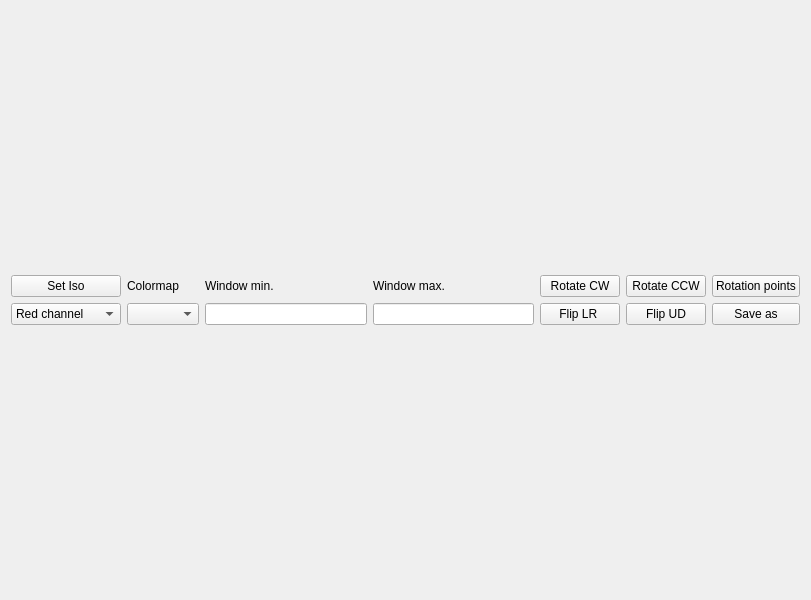
<?xml version="1.0" encoding="UTF-8"?>
<ui version="4.0">
 <class>imageForm</class>
 <widget class="QWidget" name="imageForm">
  <property name="geometry">
   <rect>
    <x>0</x>
    <y>0</y>
    <width>811</width>
    <height>600</height>
   </rect>
  </property>
  <property name="windowTitle">
   <string>Form</string>
  </property>
  <layout class="QVBoxLayout" name="verticalLayout">
   <item>
    <layout class="QVBoxLayout" name="verticalLayout_2">
     <item>
      <layout class="QGridLayout" name="gridLayout">
       <item row="1" column="0">
        <widget class="QComboBox" name="channel_box">
         <property name="toolTip">
          <string>&lt;html&gt;&lt;head/&gt;&lt;body&gt;&lt;p&gt;&lt;span style=&quot; font-weight:600;&quot;&gt;Select image channel&lt;/span&gt;&lt;/p&gt;&lt;/body&gt;&lt;/html&gt;</string>
         </property>
         <item>
          <property name="text">
           <string>Red channel</string>
          </property>
         </item>
         <item>
          <property name="text">
           <string>Green channel</string>
          </property>
         </item>
         <item>
          <property name="text">
           <string>Blue channel</string>
          </property>
         </item>
        </widget>
       </item>
       <item row="1" column="8">
        <widget class="QPushButton" name="button_flipud">
         <property name="toolTip">
          <string>&lt;html&gt;&lt;head/&gt;&lt;body&gt;&lt;p&gt;Vertical mirror.&lt;/p&gt;&lt;/body&gt;&lt;/html&gt;</string>
         </property>
         <property name="text">
          <string>Flip UD</string>
         </property>
         <property name="icon">
          <iconset resource="icons.qrc">
           <normaloff>:/icons/FUD.png</normaloff>:/icons/FUD.png</iconset>
         </property>
        </widget>
       </item>
       <item row="1" column="12">
        <widget class="QPushButton" name="save_as">
         <property name="toolTip">
          <string>&lt;html&gt;&lt;head/&gt;&lt;body&gt;&lt;p&gt;Save image as film2dose *.ftd&lt;/p&gt;&lt;/body&gt;&lt;/html&gt;</string>
         </property>
         <property name="text">
          <string>Save as</string>
         </property>
         <property name="icon">
          <iconset resource="icons.qrc">
           <normaloff>:/icons/export.png</normaloff>:/icons/export.png</iconset>
         </property>
        </widget>
       </item>
       <item row="0" column="7">
        <widget class="QPushButton" name="rotate_90cw">
         <property name="toolTip">
          <string>&lt;html&gt;&lt;head/&gt;&lt;body&gt;&lt;p&gt;rotate image clockwise&lt;/p&gt;&lt;/body&gt;&lt;/html&gt;</string>
         </property>
         <property name="text">
          <string>Rotate CW</string>
         </property>
         <property name="icon">
          <iconset resource="icons.qrc">
           <normaloff>:/icons/rotate_cw.png</normaloff>:/icons/rotate_cw.png</iconset>
         </property>
        </widget>
       </item>
       <item row="0" column="1">
        <widget class="QLabel" name="label">
         <property name="text">
          <string>Colormap</string>
         </property>
        </widget>
       </item>
       <item row="0" column="8">
        <widget class="QPushButton" name="rotate_90ccw">
         <property name="toolTip">
          <string>&lt;html&gt;&lt;head/&gt;&lt;body&gt;&lt;p&gt;rotate image counterclockwise&lt;/p&gt;&lt;/body&gt;&lt;/html&gt;</string>
         </property>
         <property name="text">
          <string>Rotate CCW</string>
         </property>
         <property name="icon">
          <iconset resource="icons.qrc">
           <normaloff>:/icons/rotate_ccw.png</normaloff>:/icons/rotate_ccw.png</iconset>
         </property>
        </widget>
       </item>
       <item row="0" column="0">
        <widget class="QPushButton" name="isocenter_button">
         <property name="toolTip">
          <string>&lt;html&gt;&lt;head/&gt;&lt;body&gt;&lt;p&gt;Set image coordinates isocenter&lt;/p&gt;&lt;/body&gt;&lt;/html&gt;</string>
         </property>
         <property name="text">
          <string>Set Iso</string>
         </property>
         <property name="icon">
          <iconset resource="icons.qrc">
           <normaloff>:/icons/target.png</normaloff>:/icons/target.png</iconset>
         </property>
         <property name="iconSize">
          <size>
           <width>16</width>
           <height>16</height>
          </size>
         </property>
        </widget>
       </item>
       <item row="0" column="12">
        <widget class="QPushButton" name="button_rotatePoints">
         <property name="toolTip">
          <string>&lt;html&gt;&lt;head/&gt;&lt;body&gt;&lt;p&gt;&lt;span style=&quot; font-weight:600;&quot;&gt;Rotate the image by selecting 2 reference points&lt;/span&gt;&lt;/p&gt;&lt;/body&gt;&lt;/html&gt;</string>
         </property>
         <property name="text">
          <string>Rotation points</string>
         </property>
         <property name="icon">
          <iconset resource="icons.qrc">
           <normaloff>:/icons/ROT_POINTS.png</normaloff>:/icons/ROT_POINTS.png</iconset>
         </property>
        </widget>
       </item>
       <item row="1" column="7">
        <widget class="QPushButton" name="button_fliplr">
         <property name="toolTip">
          <string>&lt;html&gt;&lt;head/&gt;&lt;body&gt;&lt;p&gt;Horizontal mirror.&lt;/p&gt;&lt;/body&gt;&lt;/html&gt;</string>
         </property>
         <property name="text">
          <string>Flip LR </string>
         </property>
         <property name="icon">
          <iconset resource="icons.qrc">
           <normaloff>:/icons/FLR.png</normaloff>:/icons/FLR.png</iconset>
         </property>
        </widget>
       </item>
       <item row="0" column="3">
        <widget class="QLabel" name="label_3">
         <property name="text">
          <string>Window max.</string>
         </property>
        </widget>
       </item>
       <item row="1" column="1">
        <widget class="QComboBox" name="colorComboBox">
         <property name="toolTip">
          <string>&lt;html&gt;&lt;head/&gt;&lt;body&gt;&lt;p&gt;&lt;span style=&quot; font-weight:600;&quot;&gt;Select image colormap&lt;/span&gt;&lt;/p&gt;&lt;/body&gt;&lt;/html&gt;</string>
         </property>
        </widget>
       </item>
       <item row="0" column="2">
        <widget class="QLabel" name="label_2">
         <property name="text">
          <string>Window min.</string>
         </property>
        </widget>
       </item>
       <item row="1" column="2">
        <widget class="QLineEdit" name="minLineEdit"/>
       </item>
       <item row="1" column="3">
        <widget class="QLineEdit" name="maxLineEdit"/>
       </item>
      </layout>
     </item>
    </layout>
   </item>
  </layout>
 </widget>
 <resources>
  <include location="icons.qrc"/>
 </resources>
 <connections/>
</ui>
